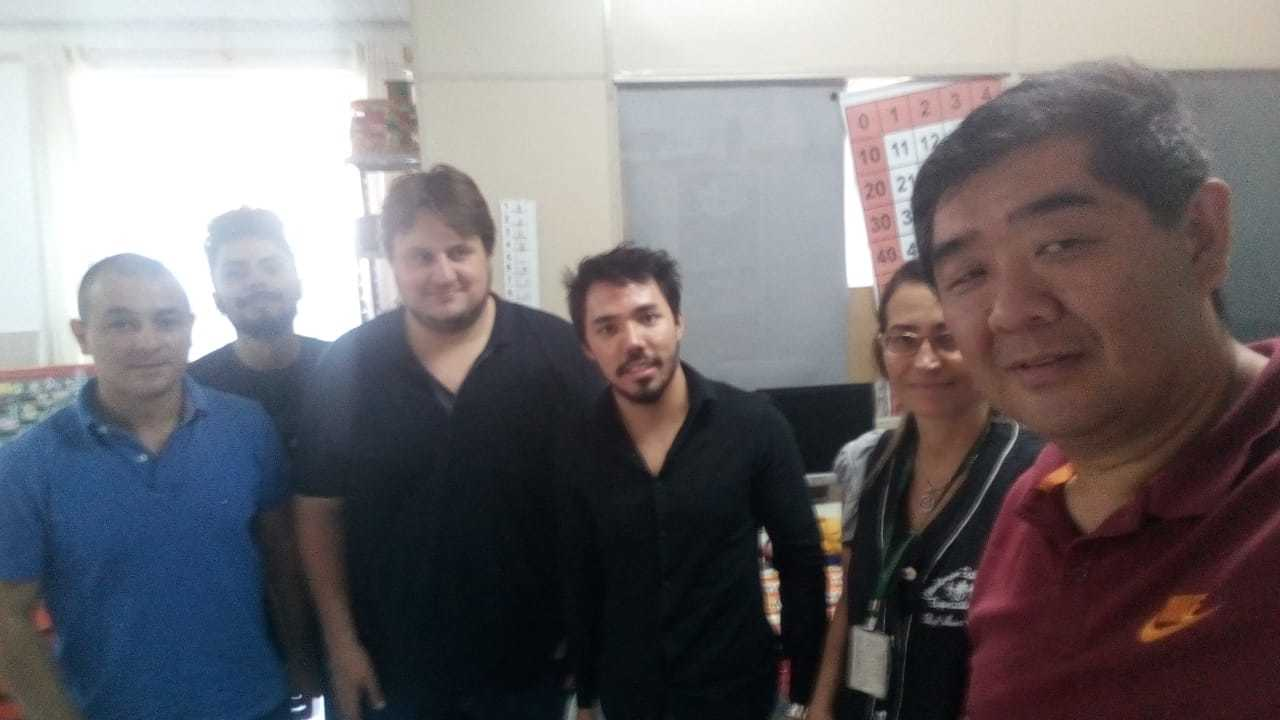
#> input picture Detection_Of_Faces_And_Objects/pessoas.jpg, 1280 x 720 px
$ python deteccao_faces.py
#> lines starting #> are read from the running program, lines starting #| are printed output that depends on the picture; after the words box and inside, x2 and y2 are one past the last pixel; in counts of white or black regions, pixels touching at a corner belong together
#Importando biblioteca OpenCV
import cv2

print(cv2.__version__)
imagem = cv2.imread('pessoas.jpg')
#> imagem is the input picture: shape (720, 1280, 3); mean B, G, R 113.9, 110.5, 114.2

classificador = cv2.CascadeClassifier('haarcascade_frontalface_default.xml')
imagemcinza = cv2.cvtColor(imagem, cv2.COLOR_BGR2GRAY)
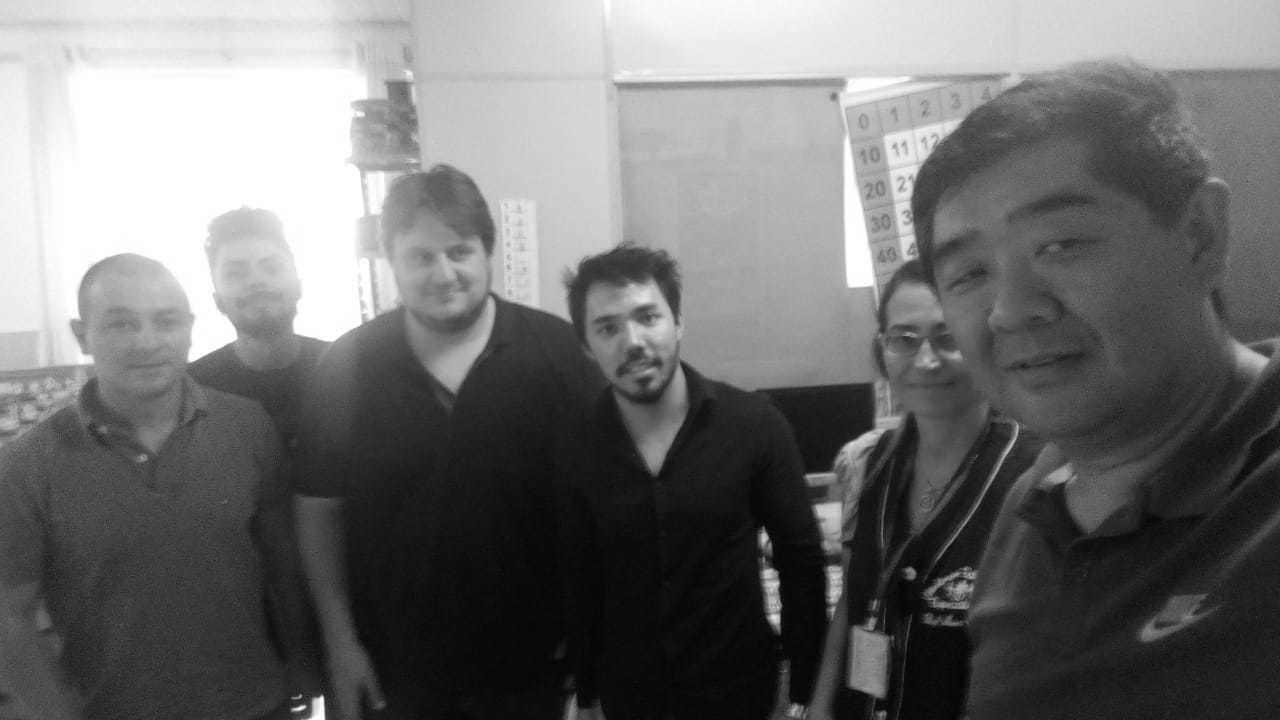
#> imagemcinza: shape (720, 1280); min 0, max 255, mean 112

# Parâmetros do detectMultiScale
# Scale Factor scaleFactor = valor_da_escala
# minNeighbors minNeighbors = valor
# minSize
deteccoes = classificador.detectMultiScale(imagemcinza, scaleFactor=1.09, minNeighbors=5)
#> deteccoes = [[754, 569, 29, 29], [388, 214, 106, 106], [572, 276, 117, 117], [864, 290, 126, 126]]

print(deteccoes)
#| [[754 569  29  29]
#|  [388 214 106 106]
#|  [572 276 117 117]
#|  [864 290 126 126]]
print(len(deteccoes))
#| 4

# Haardcascade (OpenCV)
# Marcar as faces detectadas
for (x, y, l, a) in deteccoes:
    cv2.rectangle(imagem, (x, y), (x + l, y + a), (0,255,0), 2)
#> this loop made 4 passes
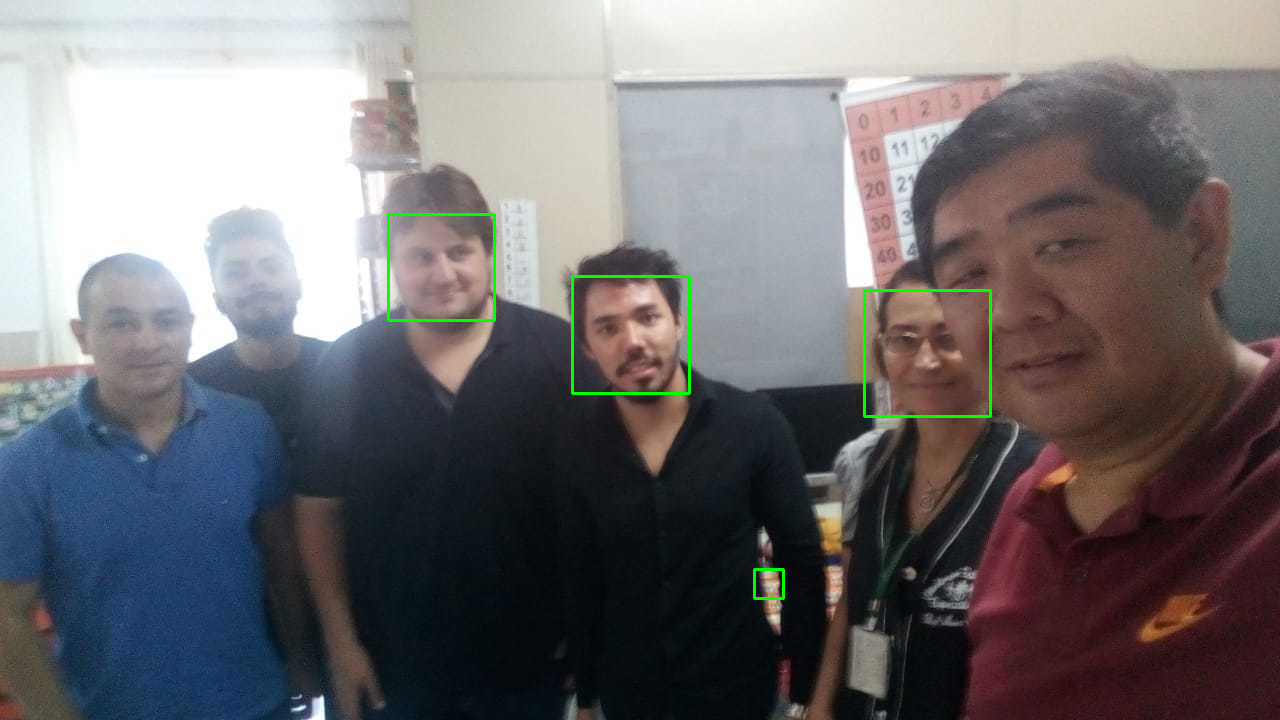
#> imagem: shape (720, 1280, 3); 0.49% of pixels changed, all inside (x1, y1, x2, y2) = (387, 213, 992, 600)

cv2.imshow('Detecctor de faces', imagem)
cv2.waitKey(0)
cv2.destroyAllWindows()
